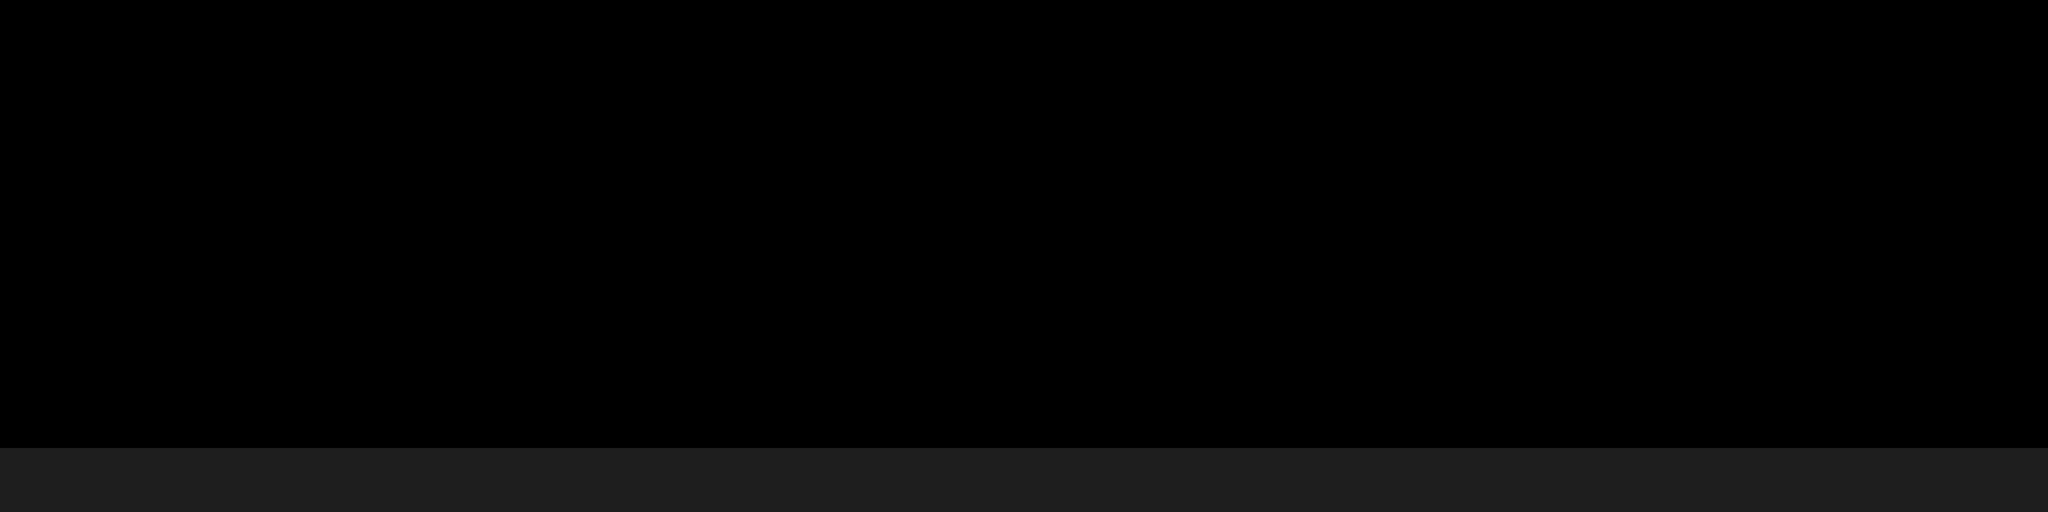

The image is a tile-based game level rendered from a .tmx file. Its description and source (layers, tilesets, objects; grid data summarised) follow:
An orthogonal 128x32 tile map with 32x32 px tiles, 1 tile layer (Ground).

<map version="1.2" tiledversion="1.2.3" orientation="orthogonal" renderorder="right-down" width="128" height="32" tilewidth="32" tileheight="32" infinite="0" nextlayerid="3" nextobjectid="1">
 <tileset firstgid="1" name="tilesheet_1" tilewidth="32" tileheight="32" tilecount="1024" columns="32">
  <image source="../TileSheets/tilesheet_1.png" width="1024" height="1024" />
 </tileset>
 <layer id="2" name="Ground" width="128" height="32">
  <data>[4096 cells, 512 non-empty, 1 distinct tile ids]</data>
 </layer>
</map>
